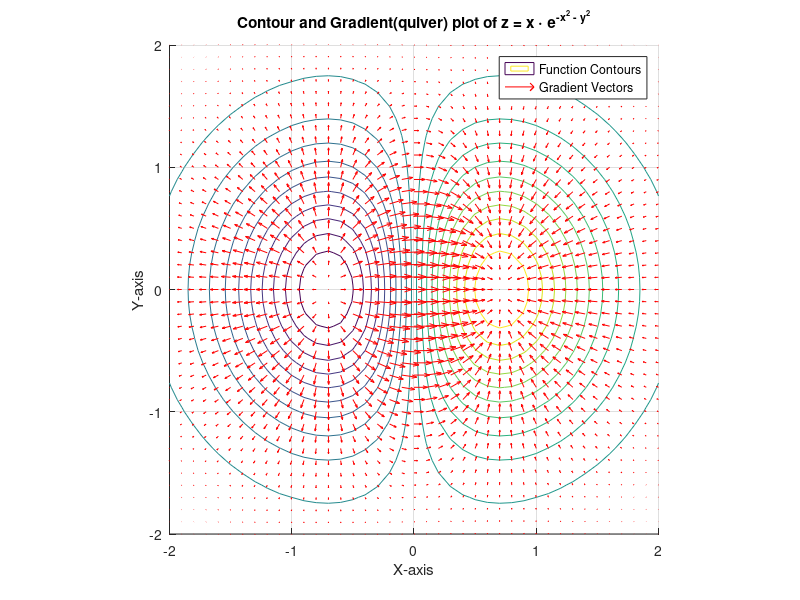

This figure's MATLAB source:
% Plot the following multi-variable function : z = xe^-(x^2 + y^2) and also plot its gradient 
% Use contour and quiver plot for this task 

clc; clear all; close all;

[X, Y] = meshgrid(-2:0.1:2, -2:0.1:2);

Z = X .* exp(-X.^2 - Y.^2);
[pX, pY] = gradient(Z, 0.1, 0.1);


figure;
hold on;
contour(X, Y, Z, 20);
quiver(X, Y, pX, pY, 'Color', 'r', 'AutoScaleFactor', 1.5);
grid on;
xlabel('X-axis');
ylabel('Y-axis');
title('Contour and Gradient(quiver) plot of z = x \cdot e^{-x^2 - y^2}');
legend('Function Contours', 'Gradient Vectors', 'Location', 'best');
axis equal;
hold off;
